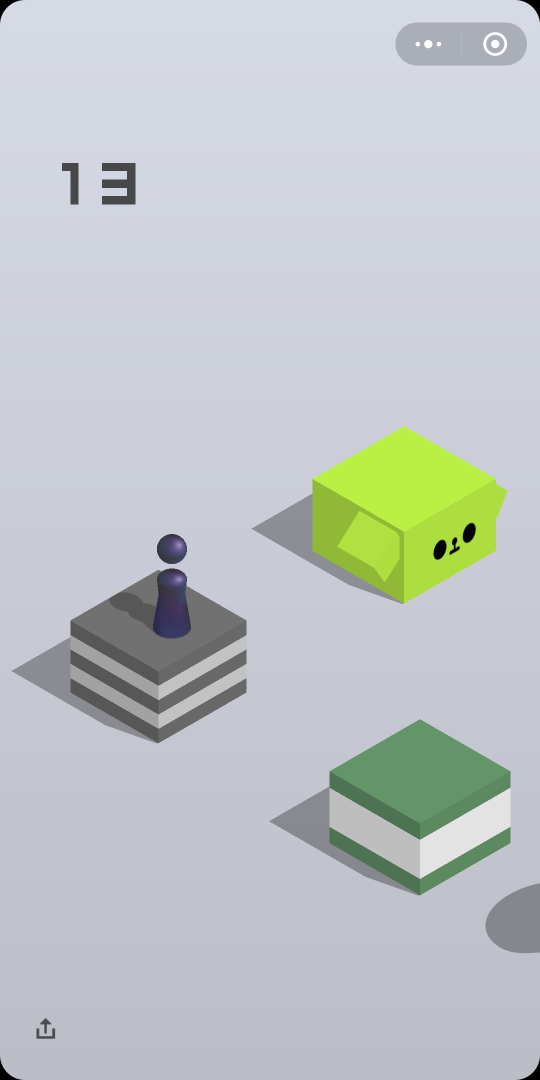
#> input picture a.png, 1080 x 2160 px (shown at 1/2 size)
$ python detect.py   (Python 2 division)
#> lines starting #> are read from the running program, lines starting #| are printed output that depends on the picture; after the words box and inside, x2 and y2 are one past the last pixel; in counts of white or black regions, pixels touching at a corner belong together; pictures that were not available may be replaced by others from this repository, and a replacement may not be noted
import scipy as sp
import cv2

img2 = cv2.cvtColor(cv2.imread('a.png'), cv2.COLOR_BGR2GRAY)
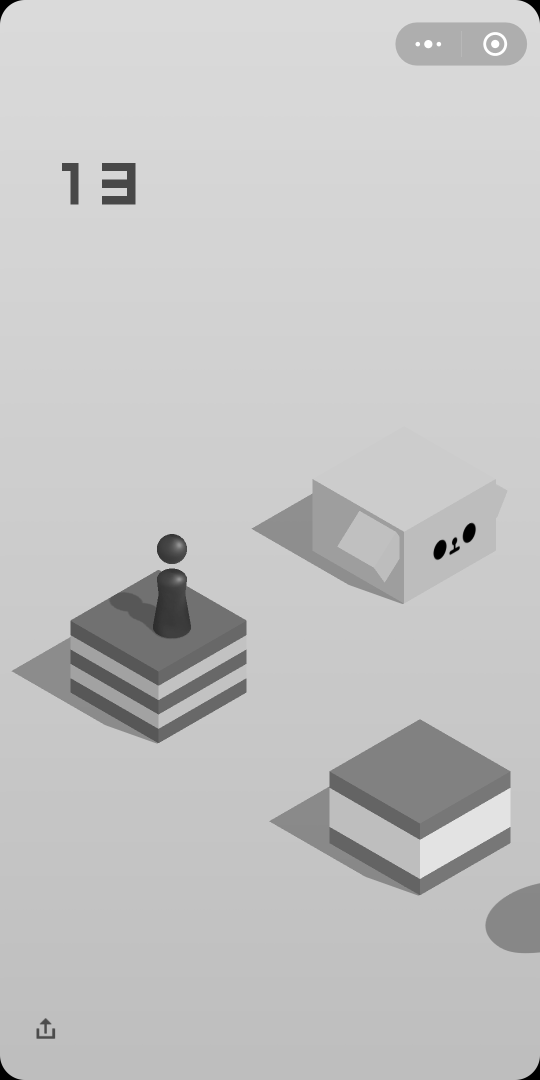
#> img2: shape (2160, 1080) (shown at 1/2 size); min 0, max 255, mean 196.1
img1 = cv2.cvtColor(cv2.imread('features/3-box-corner-6_144_80.png'), cv2.COLOR_BGR2GRAY)
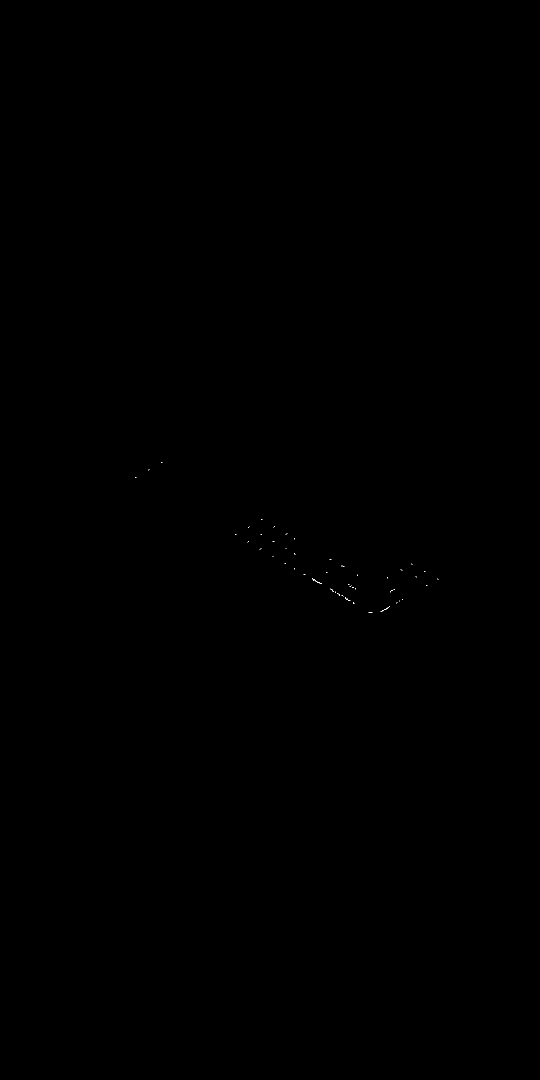
#> input picture a-e.png, 1080 x 2160 px, given in place of 3-box-corner-6_144_80.png, which was not available (shown at 1/2 size)
#> img1: shape (2160, 1080); 0.01% white in thin lines or dots, all inside (x1, y1, x2, y2) = (271, 924, 877, 1226)

sift = cv2.xfeatures2d.SIFT_create()


# find the keypoints and descriptors with SIFT
kp1, des1 = sift.detectAndCompute(img1, None)
#> kp1 = 4 keypoints; (x, y, size): (673, 1185, 2), (673, 1185, 2), (802, 1200, 2.5), (802, 1200, 2.5)
kp2, des2 = sift.detectAndCompute(img2, None)
#> kp2 = 213 keypoints; strongest (x, y, size): (939, 1065, 19), (879, 1100, 18.7), (902, 1105, 5), (916, 1096, 4.2)

# FLANN parameters
FLANN_INDEX_KDTREE = 0
index_params = dict(algorithm=FLANN_INDEX_KDTREE, trees=5)
search_params = dict(checks=50)  # or pass empty dictionary
flann = cv2.FlannBasedMatcher(index_params, search_params)
matches = flann.knnMatch(des1, des2, k=2)
#> matches = 4 matches

print 'matches...', len(matches)
#> (printed output is left out)
# Apply ratio test
good = []
for m, n in matches:
    if m.distance < 0.45 * n.distance:
        good.append(m)
#> this loop made 4 passes
#> after the loop, good = []
print 'good', len(good)
#| good 0
# #####################################
# visualization
h1, w1 = img1.shape[:2]
#> h1 = 2160; w1 = 1080
h2, w2 = img2.shape[:2]
#> h2 = 2160; w2 = 1080
view = sp.zeros((max(h1, h2), w1 + w2, 3), sp.uint8)
view[:h1, :w1, 0] = img1
view[:h2, w1:, 0] = img2
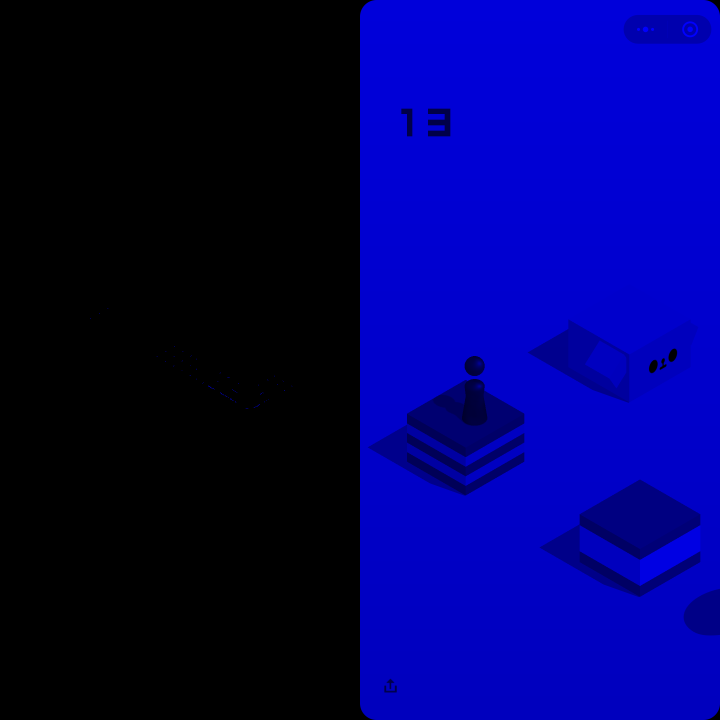
#> view: shape (2160, 2160, 3) (shown at 1/3 size); mean of channels 0, 1, 2 98.1, 0, 0; drawn as B, G, R
view[:, :, 1] = view[:, :, 0]
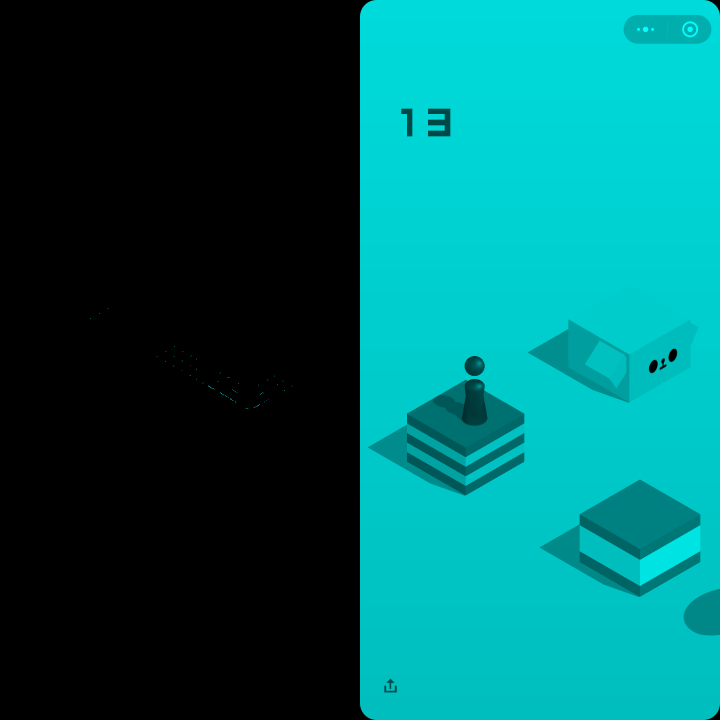
#> view: shape (2160, 2160, 3) (shown at 1/3 size); mean of channels 0, 1, 2 98.1, 98.1, 0; drawn as B, G, R
view[:, :, 2] = view[:, :, 0]
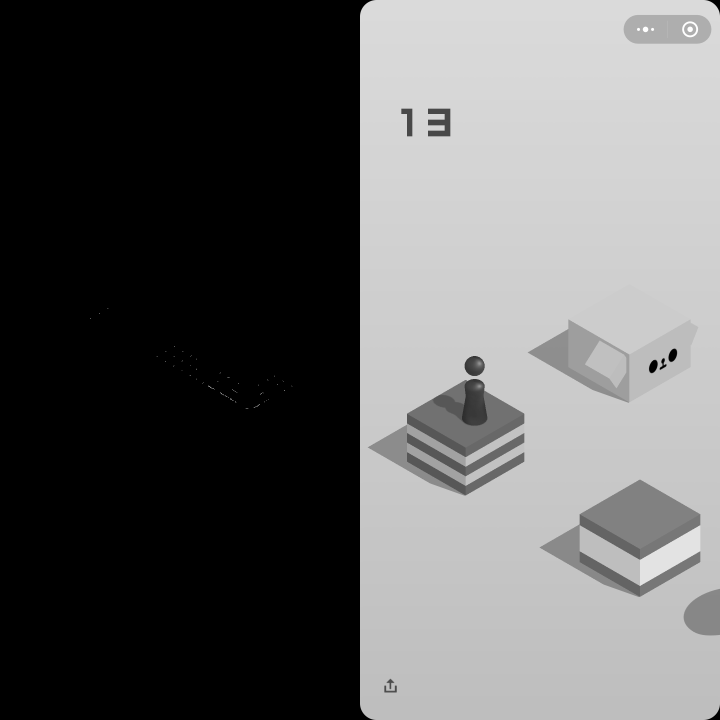
#> view: shape (2160, 2160, 3) (shown at 1/3 size); min 0, max 255, mean 98.1

for m in good:
    # draw the keypoints
    # print m.queryIdx, m.trainIdx, m.distance
    color = tuple([sp.random.randint(0, 255) for _ in xrange(3)])
    # print 'kp1,kp2',kp1,kp2
    cv2.line(view, (int(kp1[m.queryIdx].pt[0]), int(kp1[m.queryIdx].pt[1])),
             (int(kp2[m.trainIdx].pt[0] + w1), int(kp2[m.trainIdx].pt[1])), color)
#> this loop made 0 passes

cv2.namedWindow("view", cv2.WINDOW_NORMAL)
cv2.resizeWindow("view", 800, 1600)
cv2.imshow("view", view)
#cv2.resizeWindow("view", 800, 1600)
cv2.waitKey()
